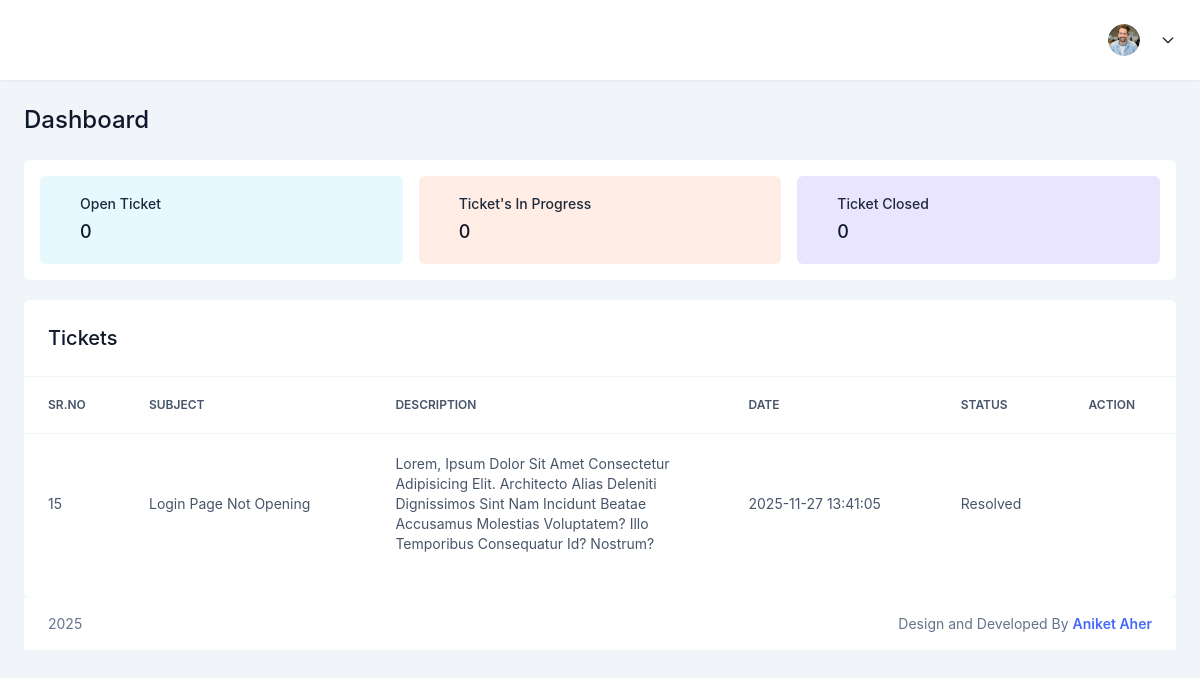
Screenshot of /dashboard/home/index.php (signed in) with the database file from the repository.
### tables this page shows
CREATE TABLE `tickets` (
  `ticketID` int(11) NOT NULL,
  `user_id` int(11) NOT NULL,
  `ticketTitle` varchar(255) NOT NULL,
  `ticketDescription` varchar(255) NOT NULL,
  `ticketStatus` varchar(25) NOT NULL DEFAULT 'Open',
  `ticketPriority` varchar(100) DEFAULT NULL,
  `ticketCategory` varchar(255) NOT NULL,
  `assign_to` int(11) DEFAULT NULL,
  `imgFile` varchar(255) DEFAULT NULL,
  `CreatedDate` datetime DEFAULT NULL,
  `UpdatedDate` datetime DEFAULT NULL
);

### dashboard/classes/ticketclass.php (called while the page is built, shortened)
<?php
require('ticketconfig.php');
class ticketFront extends ticketconfig
{
    private $isqueryrun, $query;
    public function setter()
    {
        $this->isqueryrun = mysqli_query($this->connect, $this->query);
    }
    function isloggedinuser()
    {
        $u_email = $_SESSION['admin_email'];
        $this->query = "SELECT * FROM ticketraise_admin_login_history WHERE admin_username='{$u_email}'";
    }
    function get_all_tickets() {
        $this->query = "SELECT * FROM tickets";
        $this->setter();
        $tickets = [];
        if ($this->isqueryrun) {
            while ($row = mysqli_fetch_assoc($this->isqueryrun)) {
                $tickets[] = $row;
            }
        }
        return $tickets;
    }
    function get_all_team_members() {
        $this->query = "SELECT * FROM ticket_support_team";
        $this->setter();
        $tickets = [];
        if ($this->isqueryrun) {
            while ($row = mysqli_fetch_assoc($this->isqueryrun)) {
                $tickets[] = $row;
            }
        }
        return $tickets;
    }
    function get_ticket_status_counts() {
        $this->query = "SELECT ticketStatus, COUNT(*) as count FROM tickets GROUP BY ticketStatus";
        $status_counts = [];
        if ($this->isqueryrun) {
            while ($row = mysqli_fetch_assoc($this->isqueryrun)) {
                $status_counts[$row['ticketStatus']] = $row['count'];
            }
        }
        return $status_counts;
    }
}

### dashboard/classes/ticketconfig.php (called while the page is built, shortened)
<?php
class ticketconfig
{
    function __construct()
    {
        $this->host = "Localhost";
        $this->user = "root";
        $this->pass = "";
        $this->dbName = "ticketraiseportal";
        $this->connect = mysqli_connect($this->host, $this->user, $this->pass, $this->dbName);
    }
}
?>

### dashboard/home/index.php (the view, shortened to what this page needs)
<?php
include ('./../includes/style.php');
include ('./../includes/sidebar.php');
include ('./../includes/header.php');
$tickets = $ticketobj->get_all_tickets();
$team_members = $ticketobj->get_all_team_members();
$status_counts = $ticketobj->get_ticket_status_counts();
?>
<div class="content-wrapper transition-all duration-150 xl:ltr:ml-[248px] xl:rtl:mr-[248px]" id="content_wrapper">
    <div class="page-content">
        <div id="content_layout">
            <div>
                <div class="flex justify-between flex-wrap items-center mb-6">
                    <h4
                        class="font-medium lg:text-2xl text-xl capitalize text-slate-900 inline-block ltr:pr-4 rtl:pl-4 mb-4 sm:mb-0 flex space-x-3 rtl:space-x-reverse">
                        Dashboard</h4>
                </div>
                <div class="grid grid-cols-12 gap-5 mb-5">
                    <div class="2xl:col-span-9 lg:col-span-12 col-span-12">
                        <div class="p-4 card">
                            <div class="grid md:grid-cols-3 col-span-1 gap-4">
                                <div class="py-[18px] px-4 rounded-[6px] bg-[#E5F9FF] dark:bg-slate-900	 ">
                                    <div class="flex items-center space-x-6 rtl:space-x-reverse">
                                        <div class="flex-1">
                                            <div class="text-slate-800 dark:text-slate-300 text-sm mb-1 font-medium">
                                                Open Ticket
                                            </div>
                                            <div class="text-slate-900 dark:text-white text-lg font-medium">
                                                <?php
                                                if(isset($status_counts['Open'])){
                                                ?>
                                                <?= $status_counts['Open']; ?>
                                                <?php
                                                } else {
                                                    ?>
                                                    0
                                                <?php
                                                }?>
                                            </div>
                                        </div>
                                    </div>
                                </div>
                                <div class="py-[18px] px-4 rounded-[6px] bg-[#FFEDE5] dark:bg-slate-900	 ">
                                    <div class="flex items-center space-x-6 rtl:space-x-reverse">
                                        <div class="flex-1">
                                            <div class="text-slate-800 dark:text-slate-300 text-sm mb-1 font-medium">
                                                Ticket's In Progress
                                            </div>
                                            <div class="text-slate-900 dark:text-white text-lg font-medium">
                                                <?php
                                                if(isset($status_counts['In Progress'])){
                                                ?>
                                                <?= $status_counts['In Progress']; ?>
                                                <?php
                                                } else {
                                                    ?>
                                                    0
                                                <?php
                                                }?>
                                            </div>
                                        </div>
                                    </div>
                                </div>
                                <div class="py-[18px] px-4 rounded-[6px] bg-[#EAE5FF] dark:bg-slate-900	 ">
                                    <div class="flex items-center space-x-6 rtl:space-x-reverse">
                                        <div class="flex-1">
                                            <div class="text-slate-800 dark:text-slate-300 text-sm mb-1 font-medium">
                                                Ticket Closed
                                            </div>
                                            <div class="text-slate-900 dark:text-white text-lg font-medium">
                                                 <?php
                                                if(isset($status_counts['Closed'])){
                                                ?>
                                                <?= $status_counts['Closed']; ?>
                                                <?php
                                                } else {
                                                    ?>
                                                    0
                                                <?php
                                                }?>
                                            </div>
                                        </div>
                                    </div>
                                </div>
                            </div>
                        </div>
                    </div>
                </div>
                <div class="card">
                    <header class="card-header noborder px-6 py-4">
                        <h4 class="card-title text-slate-900 dark:text-white">Tickets</h4>
                    </header>
                    <div class="card-body px-6 pb-6">
                        <div class="overflow-x-auto -mx-6 dashcode-data-table">
                            <div class="inline-block min-w-full align-middle">
                                <div class="overflow-hidden">
                                    <table
                                        class="min-w-full divide-y divide-slate-100 table-fixed dark:divide-slate-700"
                                        id="data-table">
                                        <thead class="border-t border-slate-100 dark:border-slate-800">
                                            <tr>
                                                <th scope="col" class="table-th">Sr.NO</th>
                                                <th scope="col" class="table-th">Subject</th>
                                                <th scope="col" class="table-th">Description</th>
                                                <th scope="col" class="table-th">Date</th>
                                                <th scope="col" class="table-th">Status</th>
                                                <th scope="col" class="table-th">Action</th>
                                            </tr>
                                        </thead>
                                        <tbody
                                            class="bg-white divide-y divide-slate-100 dark:bg-slate-800 dark:divide-slate-700">
                                            <?php
                                            foreach($tickets as $ticket){
                                            ?>
                                            <tr>
                                                <td class="table-td"><?=$ticket['ticketID']?></td>
                                                <td class="table-td"><?=$ticket['ticketTitle']?></td>
                                                <td class="table-td" style="max-width: 300px;">
                                                    <?=$ticket['ticketDescription']?></td>
                                                <td class="table-td"><?=$ticket['CreatedDate']?></td>
                                                <td class="table-td"><?=$ticket['ticketStatus']?></td>
                                                <td class="table-td">
                                                </td>
                                            </tr>
                                            <?php } ?>
                                        </tbody>
                                    </table>
                                </div>
                            </div>
                        </div>
                    </div>
                </div>
            </div>
            <?php
include ('./../includes/footer.php');
?>

### dashboard/includes/style.php (shortened to what this page needs)
<?php
require('../classes/ticketclass.php');
?>
<!DOCTYPE html>
<html lang="zxx" dir="ltr" class="light">
<head>
  <link rel="stylesheet" href="./../assets/css/rt-plugins.css">
  <link rel="stylesheet" href="./../assets/css/app.css">
  <link rel="stylesheet" href="./../assets/css/custom.css">
</head>

### dashboard/includes/sidebar.php (shortened to what this page needs)
<body class=" font-inter dashcode-app" id="body_class">
    <main class="app-wrapper">

### dashboard/includes/header.php (shortened to what this page needs)
<div class="flex flex-col justify-between min-h-screen">
  <div>
    <div class="z-[9]" id="app_header">
      <div class="app-header z-[999] bg-white dark:bg-slate-800 shadow-sm dark:shadow-slate-700">
        <div class="flex justify-between items-center h-full">
          <div class="nav-tools flex items-center lg:space-x-5 space-x-3 rtl:space-x-reverse leading-0">
            <div class="md:block hidden w-full">
              <button class="text-slate-800 dark:text-white focus:ring-0 focus:outline-none font-medium rounded-lg text-sm text-center
              inline-flex items-center" type="button" data-bs-toggle="dropdown" aria-expanded="false">
                <div class="lg:h-8 lg:w-8 h-7 w-7 rounded-full flex-1 ltr:mr-[10px] rtl:ml-[10px]">
                  <img src="./../assets/images/all-img/user.png" alt="user"
                    class="block w-full h-full object-cover rounded-full">
                </div>
              </button>
            </div>
          </div>
        </div>
      </div>
    </div>

### dashboard/includes/footer.php (shortened to what this page needs)
 <footer id="footer">
        <div class="site-footer px-6 bg-white dark:bg-slate-800 text-slate-500 dark:text-slate-300 py-4 ltr:ml-[248px] rtl:mr-[248px]">
          <div class="grid md:grid-cols-2 grid-cols-1 md:gap-5">
            <div class="text-center ltr:md:text-start rtl:md:text-right text-sm">
              <span id="thisYear"></span>
              </div>
            <div class="ltr:md:text-right rtl:md:text-end text-center text-sm">
              Design and Developed By <a href="#" target="_blank" class="text-primary-500 font-semibold">Aniket Aher</a>
            </div>
          </div>
        </div>
      </footer>
  </main>
</body>
</html>

### rows the page displays
tickets: ticketID "15", ticketTitle "Login Page Not Opening", ticketDescription "Lorem, Ipsum Dolor Sit Amet Consectetur Adipisicing Elit. Architecto Alias Deleniti Dignissimos Sint Nam Incidunt Beatae Accusamus Molestias Voluptatem? Illo Temporibus Consequatur Id? Nostrum?", CreatedDate "2025-11-27 13:41:05", ticketStatus "Resolved"
